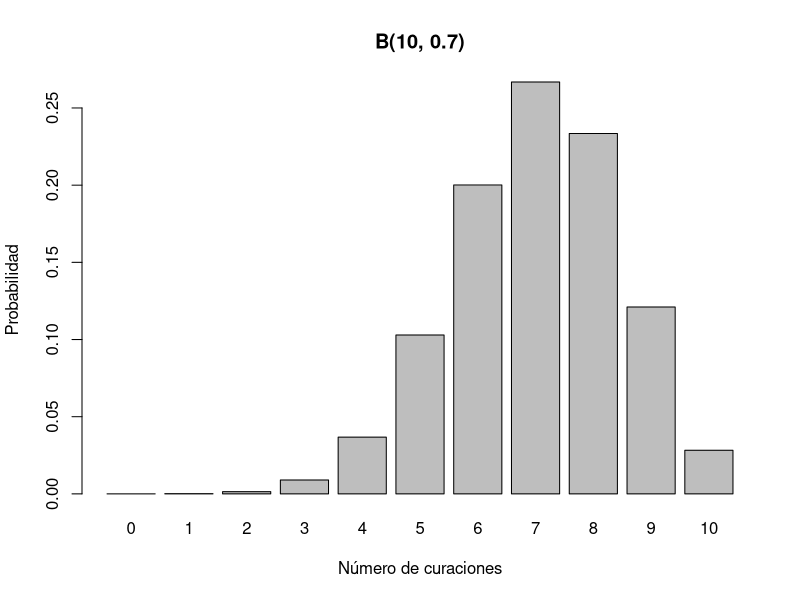
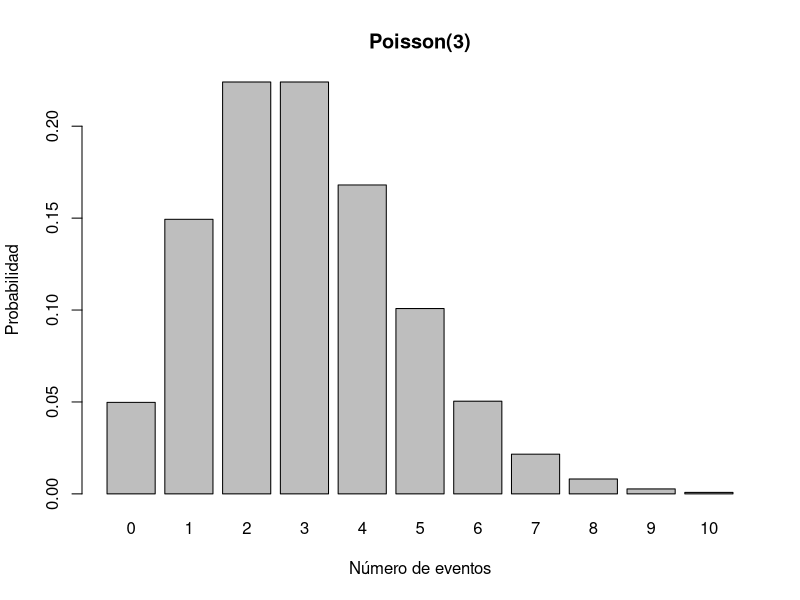
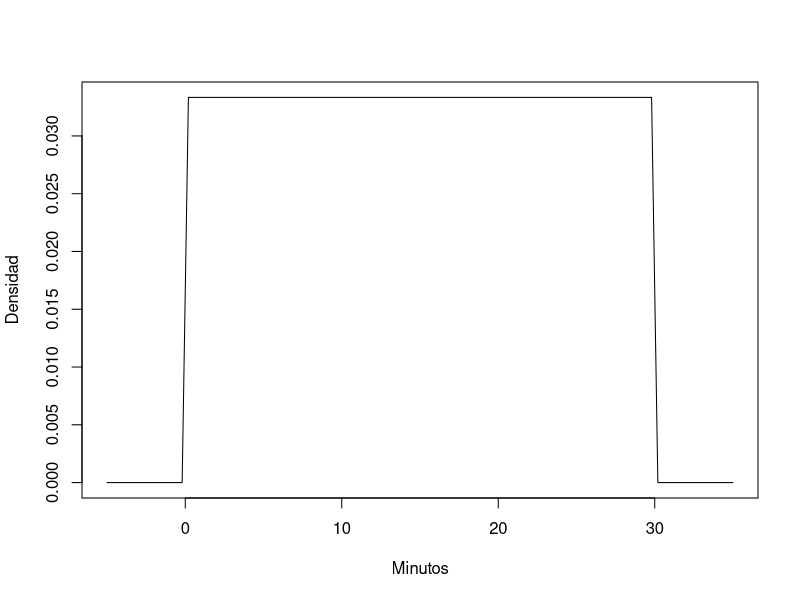
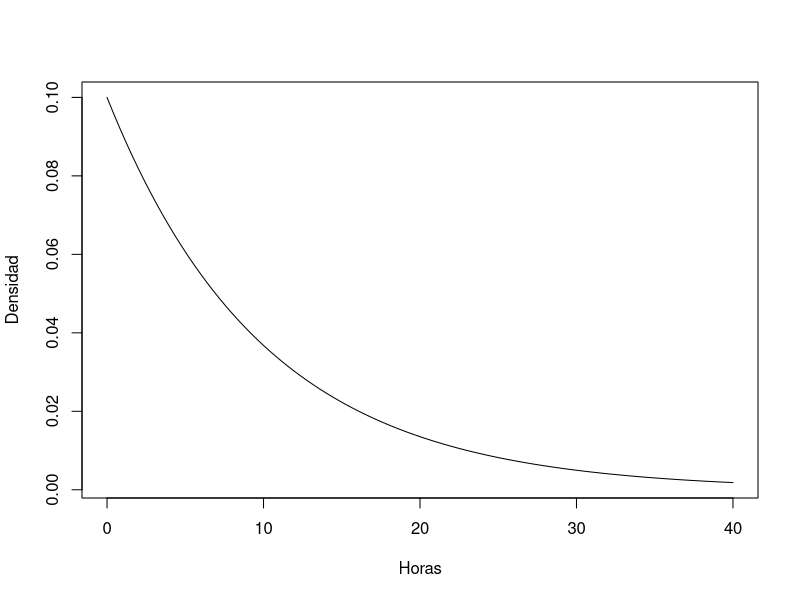
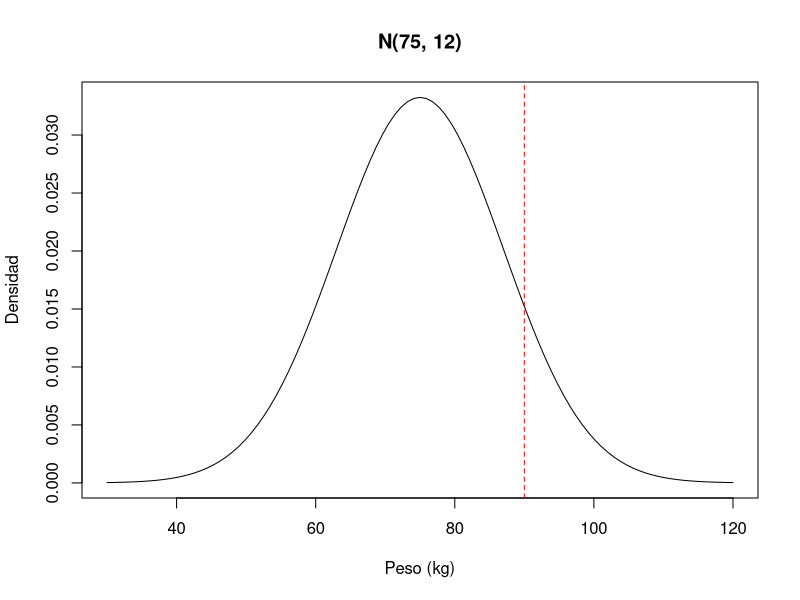
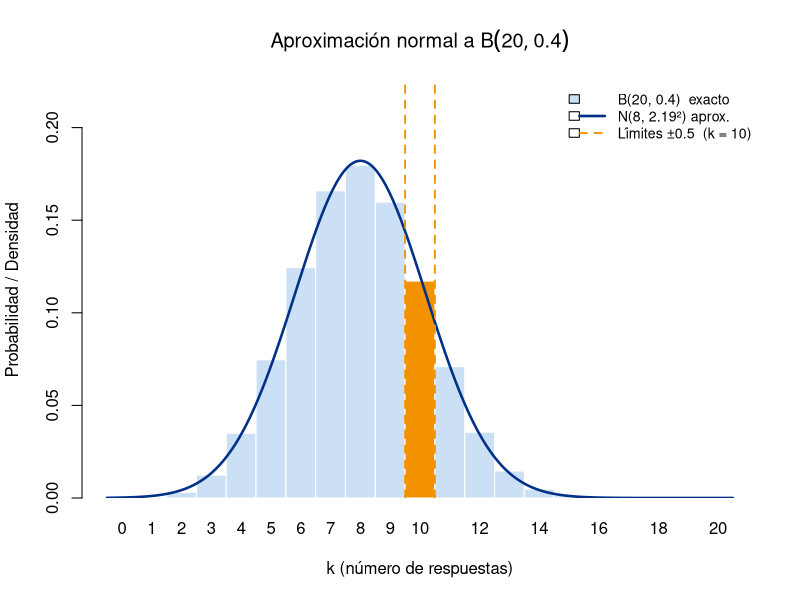
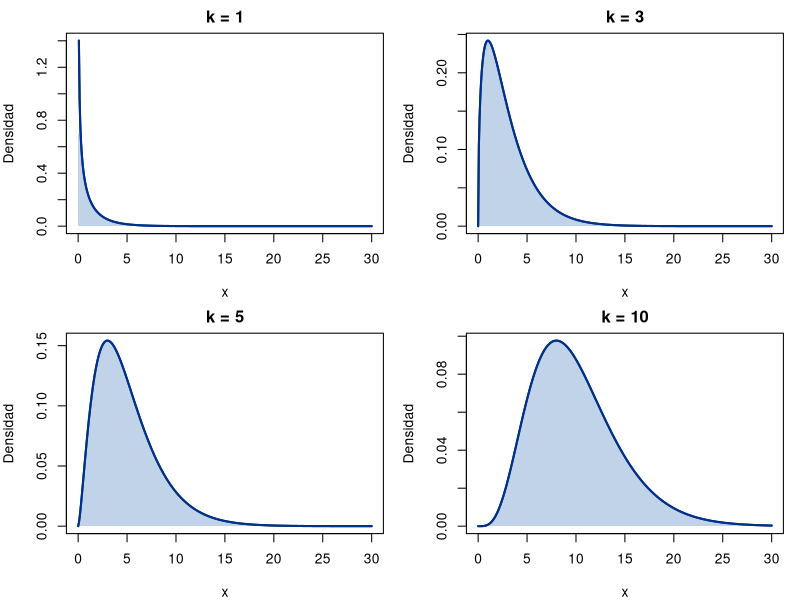
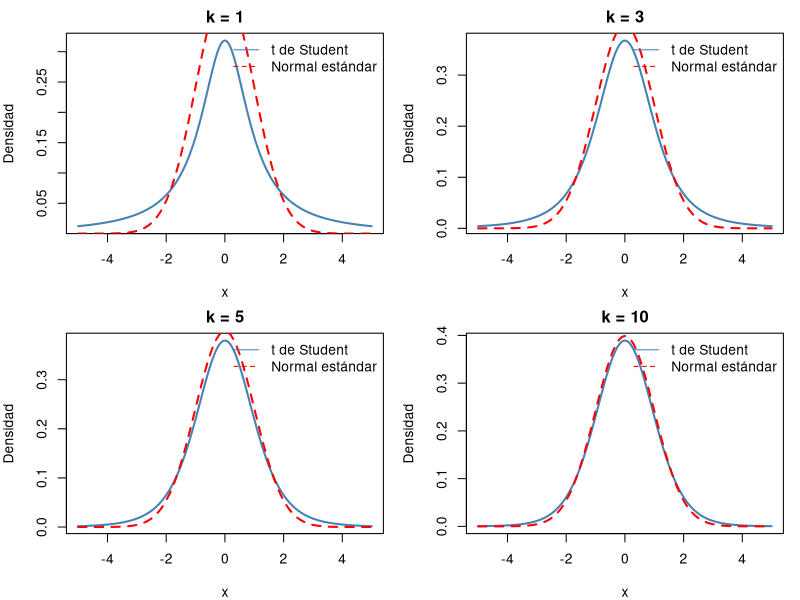

Source code (R) for these figures, in order:
## ---- chunk 1
#| lst-label: lst-semana04-1
#| lst-cap: "Cálculo comparativo discreto vs continuo"
#| code-summary: "Cálculo comparativo discreto vs continuo"
#| results: "markup"

# Discreta: Binomial(n=10, p=0.5)
# P(X = 5) es distinta de cero
print(paste("P(X = 5) =", dbinom(5, 10, 0.5)))
print(paste("P(X <= 5) =", pbinom(5, 10, 0.5)))
print(paste("P(X < 5) =", pbinom(4, 10, 0.5)))

# Continua: Normal(mu=0, sd=1)
# P(X = 0) es cero
print(paste("P(X = 0) =", dnorm(0))) 
# P(X <= 0) es 0.5
print(paste("P(X <= 0) =", pnorm(0)))
# P(X < 0) también es 0.5
print(paste("P(X < 0) =", pnorm(0)))
## ---- chunk 2
#| lst-label: lst-semana04-2
#| lst-cap: "Código R"

# En R: calcular probabilidades para distribución uniforme discreta
x <- 1:6
probs <- rep(1/6, 6);probs
mean_x <- sum(x * probs);mean_x
var_x <- sum((x - mean_x)^2 * probs); var_x
## ---- chunk 3
#| lst-label: lst-semana04-3
#| lst-cap: "Código R"

# Probabilidad de exactamente 7 curaciones
dbinom(7, size=10, prob=0.7)

# Probabilidad de 7 o menos curaciones
pbinom(7, size=10, prob=0.7)

# Visualización
x <- 0:10
probs <- dbinom(x, size=10, prob=0.7)
barplot(probs, names.arg=x, main="B(10, 0.7)",
        xlab="Número de curaciones", ylab="Probabilidad")
## ---- chunk 4
#| lst-label: lst-semana04-4
#| lst-cap: "Código R"

# Probabilidad de exactamente 5 eventos
dpois(5, lambda=3)

# Probabilidad de 5 o menos eventos
ppois(5, lambda=3)

# Visualización
x <- 0:10
probs <- dpois(x, lambda=3)
barplot(probs, names.arg=x, main="Poisson(3)",
        xlab="Número de eventos", ylab="Probabilidad")
## ---- chunk 5
#| lst-label: lst-semana04-5
#| lst-cap: "Código R"

# Densidad
curve(dunif(x, min=0, max=30), from=-5, to=35,
      xlab="Minutos", ylab="Densidad")

# P(X ≤ 10)
punif(10, min=0, max=30)
## ---- chunk 6
#| lst-label: lst-semana04-6
#| lst-cap: "Código R"

# Densidad
curve(dexp(x, rate=0.1), from=0, to=40,
      xlab="Horas", ylab="Densidad")

# P(X > 5)
1 - pexp(5, rate=0.1)
# O equivalentemente:
pexp(5, rate=0.1, lower.tail=FALSE)
## ---- chunk 7
#| lst-label: lst-semana04-7
#| lst-cap: "Código R"

# Directamente con parámetros
pnorm(90, mean=75, sd=12)

# O usando estandarización
z <- (90 - 75) / 12
pnorm(z)  # Usa N(0,1) por defecto

# Visualización
curve(dnorm(x, mean=75, sd=12), from=30, to=120,
      xlab="Peso (kg)", ylab="Densidad",
      main="N(75, 12)")
abline(v=90, col="red", lty=2)
## ---- chunk 8
#| lst-label: lst-semana04-8
#| lst-cap: "Código R"

n <- 20; p <- 0.4
mu <- n*p; sigma <- sqrt(n*p*(1-p))
k  <- 10

cat("Exacto:               ", pbinom(k, n, p), "\n")
cat("Normal sin corrección:", pnorm(k, mu, sigma), "\n")
cat("Normal con corrección:", pnorm(k + 0.5, mu, sigma), "\n")
## ---- chunk 9
#| lst-label: lst-fig-normal-binom
#| lst-cap: "Código R"
#| fig-cap: "Aproximación normal a B(20, 0.4). Las barras son probabilidades binomiales exactas; la curva azul es la densidad N(8, 2.19²). La barra naranja (k = 10) y las líneas punteadas ilustran la corrección de continuidad: el área bajo la curva normal en [9.5, 10.5] corresponde a P(X = 10)."
#| fig-width: 7
#| fig-height: 4.5

n <- 20; p <- 0.4
mu <- n * p; sigma <- sqrt(n * p * (1 - p))
x_vals  <- 0:n
probs_b <- dbinom(x_vals, n, p)

# Histograma tipo barras binomiales
bp <- barplot(probs_b,
              names.arg = x_vals,
              col    = ifelse(x_vals == 10, "#f39200", "#cce0f5"),
              border = "white",
              xlab   = "k (número de respuestas)",
              ylab   = "Probabilidad / Densidad",
              main   = expression("Aproximación normal a " * B(20, 0.4)),
              ylim   = c(0, max(probs_b) * 1.25),
              space  = 0)

# Curva normal superpuesta (coordenadas del barplot: posición = k + 0.5)
x_c <- seq(-0.5, n + 0.5, length.out = 400)
lines(x_c + 0.5, dnorm(x_c, mu, sigma), col = "#003087", lwd = 2.5)

# Límites corrección de continuidad para k = 10
abline(v = c(10, 11), col = "#f39200", lty = 2, lwd = 1.8)

legend("topright",
       legend = c(sprintf("B(%d, %.1f)  exacto", n, p),
                  sprintf("N(%.0f, %.2f²) aprox.", mu, sigma),
                  "Límites ±0.5  (k = 10)"),
       fill   = c("#cce0f5", NA, NA),
       lty    = c(NA, 1, 2),
       lwd    = c(NA, 2.5, 1.8),
       col    = c(NA, "#003087", "#f39200"),
       bty    = "n", cex = 0.85)
## ---- chunk 10
#| lst-label: lst-fig-chi-cuadrado
#| lst-cap: "Código R"
#| fig-cap: "Densidad de la distribución chi-cuadrado para diferentes grados de libertad. A medida que k aumenta, la distribución se vuelve más simétrica y se aproxima a una normal."
#| fig-width: 7
#| fig-height: 4.5
#| fig-subcap: c("k = 1", "k = 3", "k = 5", "k = 10")
#| fig-layout: c(2, 2)
#| fig-show: "hold"

library(ggplot2)
k_values <- c(1, 3, 5, 10)
x <- seq(0, 30, length.out = 400)
# Configuración de paneles
par(mfrow = c(2, 2),
    mar = c(4, 4, 2, 1))
for (k in k_values) {
  y <- dchisq(x, df = k)
  plot(
    x, y,
    type = "l",
    lwd = 2,
    col = "#003087",
    main = paste("k =", k),
    xlab = "x",
    ylab = "Densidad"
  )
  polygon(
    c(x, rev(x)),
    c(y, rep(0, length(y))),
    col = adjustcolor("#4F81BD", alpha.f = 0.35),
    border = NA
  )
  lines(x, y, lwd = 2, col = "#003087")
}
## ---- chunk 11
#| lst-label: lst-fig-t-student
#| lst-cap: "Código R"
#| fig-cap: "Densidad de la distribución t de Student para diferentes grados de libertad. A medida que k aumenta, la distribución se vuelve más similar a una normal estándar, aunque siempre tiene colas más pesadas."
#| fig-width: 7
#| fig-height: 4.5
#| fig-subcap: ["k = 1", "k = 3", "k = 5", "k = 10"]
#| fig-layout: [2, 2]

k_values <- c(1, 3, 5, 10)
x <- seq(-5, 5, length.out = 500)

par(mfrow = c(2, 2))

for (k in k_values) {
  y <- dt(x, df = k)
  
  plot(
    x, y,
    type = "l",
    lwd = 2,
    col = "steelblue",
    main = paste("k =", k),
    xlab = "x",
    ylab = "Densidad"
  )
  
  curve(
    dnorm(x),
    add = TRUE,
    col = "red",
    lty = 2,
    lwd = 2
  )
  
  legend(
    "topright",
    legend = c("t de Student", "Normal estándar"),
    col = c("steelblue", "red"),
    lty = c(1, 2),
    bty = "n"
  )
}
## ---- chunk 12
#| lst-label: lst-semana04-12
#| lst-cap: "Código R"

# Graficar ambas distribuciones
curve(dnorm(x, mean=0, sd=1), from=-4, to=4, col="blue", lwd=2,
      main="N(0,1) vs t con 5 gl", xlab="x", ylab="Densidad")
curve(dt(x, df=5), from=-4, to=4, col="red", lwd=2, add=TRUE)
legend("topright", legend=c("N(0,1)", "t(5)"),
       col=c("blue", "red"), lwd=2)
## ---- chunk 13
#| lst-label: lst-fig-f-distribution
#| lst-cap: "Código R"
#| fig-cap: "Densidad de la distribución F de Snedecor para diferentes combinaciones de grados de libertad. La distribución F es asimétrica hacia la derecha y solo toma valores positivos."
#| fig-width: 7
#| fig-height: 4.5
#| fig-subcap: ["d1 = 1, d2 = 1", "d1 = 5, d2 = 2",
#|              "d1 = 10, d2 = 10", "d1 = 20, d2 = 30"]
#| fig-layout: [2, 2]

params <- list(
  c(1, 1),
  c(5, 2),
  c(10, 10),
  c(20, 30)
)

x <- seq(0.001, 5, length.out = 500)

par(mfrow = c(2, 2))

for (p in params) {

  d1 <- p[1]
  d2 <- p[2]

  y <- df(x, df1 = d1, df2 = d2)

  plot(
    x, y,
    type = "l",
    lwd = 2,
    col = "blue",
    main = paste("d1 =", d1, ", d2 =", d2),
    xlab = "x",
    ylab = "Densidad"
  )
}
## ---- chunk 14
#| lst-label: lst-semana04-14
#| lst-cap: "Código R"

set.seed(123)

# Generar medias muestrales a partir de muestras de una U(0,1)
n_simulaciones <- 10000
tamano_muestra <- 30

medias <- replicate(n_simulaciones, mean(runif(tamano_muestra, 0, 1)))

# Graficar histograma con curva normal teórica
hist(medias, breaks=40, probability=TRUE,
     main="Distribución de medias muestrales (U(0,1), n=30)",
     xlab="Media muestral", ylab="Densidad")

# Añadir curva normal teórica: N(0.5, 1/(12*30))
mu_teorica <- 0.5
sigma_teorica <- sqrt(1/(12*tamano_muestra))
curve(dnorm(x, mean=mu_teorica, sd=sigma_teorica),
      add=TRUE, col="red", lwd=2)

legend("topright", legend=c("Simulación", "Normal teórica"),
       fill=c("gray", "red"))
## ---- chunk 15
#| lst-label: lst-fig-binom-to-normal
#| lst-cap: "Código R"
#| fig-cap: "Aproximación de la distribución Binomial a la Normal para diferentes valores de n. A medida que n aumenta, la forma de la binomial (barras) se asemeja más a la curva de densidad Normal (línea roja)."
#| fig-width: 8
#| fig-height: 6
#| layout-ncol: 2

par(mfrow=c(2, 2)) # Organizar 4 gráficos en una cuadrícula de 2x2

p_val <- 0.5 # Probabilidad de éxito

# Caso 1: n pequeña (n=10)
n1 <- 10
x1 <- 0:n1
y1 <- dbinom(x1, size=n1, prob=p_val)
mu1 <- n1 * p_val
sigma1 <- sqrt(n1 * p_val * (1 - p_val))
plot(x1, y1, type="h", lwd=2, col="blue",
     main=paste0("Binomial (n=", n1, ", p=", p_val, ")"),
     xlab="Número de Éxitos", ylab="Probabilidad / Densidad")
curve(dnorm(x, mean=mu1, sd=sigma1), add=TRUE, col="red", lwd=2)

# Caso 2: n mediana (n=30)
n2 <- 30
x2 <- 0:n2
y2 <- dbinom(x2, size=n2, prob=p_val)
mu2 <- n2 * p_val
sigma2 <- sqrt(n2 * p_val * (1 - p_val))
plot(x2, y2, type="h", lwd=2, col="blue",
     main=paste0("Binomial (n=", n2, ", p=", p_val, ")"),
     xlab="Número de Éxitos", ylab="Probabilidad / Densidad")
curve(dnorm(x, mean=mu2, sd=sigma2), add=TRUE, col="red", lwd=2)

# Caso 3: n grande (n=100)
n3 <- 100
x3 <- 0:n3
y3 <- dbinom(x3, size=n3, prob=p_val)
mu3 <- n3 * p_val
sigma3 <- sqrt(n3 * p_val * (1 - p_val))
plot(x3, y3, type="h", lwd=2, col="blue",
     main=paste0("Binomial (n=", n3, ", p=", p_val, ")"),
     xlab="Número de Éxitos", ylab="Probabilidad / Densidad")
curve(dnorm(x, mean=mu3, sd=sigma3), add=TRUE, col="red", lwd=2)

# Caso 4: n muy grande (n=500)
n4 <- 500
x4 <- 0:n4
y4 <- dbinom(x4, size=n4, prob=p_val)
mu4 <- n4 * p_val
sigma4 <- sqrt(n4 * p_val * (1 - p_val))
plot(x4, y4, type="h", lwd=2, col="blue",
     main=paste0("Binomial (n=", n4, ", p=", p_val, ")"),
     xlab="Número de Éxitos", ylab="Probabilidad / Densidad")
curve(dnorm(x, mean=mu4, sd=sigma4), add=TRUE, col="red", lwd=2)

par(mfrow=c(1,1)) # Reset layout
## ---- chunk 16
#| lst-label: lst-fig-poisson-to-normal
#| lst-cap: "Código R"
#| fig-cap: "Aproximación de la distribución de Poisson a la Normal para diferentes valores de lambda. A medida que lambda aumenta, la forma de la Poisson (barras) se asemeja más a la curva de densidad Normal (línea roja)."
#| fig-width: 8
#| fig-height: 6
#| layout-ncol: 2

par(mfrow=c(2, 2)) # Organizar 4 gráficos en una cuadrícula de 2x2

# Caso 1: lambda pequeña (lambda=1)
lambda1 <- 1
x1_poisson <- 0:max(10, round(lambda1 + 3 * sqrt(lambda1)))
y1_poisson <- dpois(x1_poisson, lambda=lambda1)
mu1_poisson <- lambda1
sigma1_poisson <- sqrt(lambda1)
plot(x1_poisson, y1_poisson, type="h", lwd=2, col="darkgreen",
     main=paste0("Poisson (lambda=", lambda1, ")"),
     xlab="Número de Eventos", ylab="Probabilidad / Densidad",
     ylim=c(0, max(y1_poisson, dnorm(mu1_poisson, mu1_poisson, sigma1_poisson))))
curve(dnorm(x, mean=mu1_poisson, sd=sigma1_poisson),
      from=min(x1_poisson), to=max(x1_poisson), add=TRUE, col="red", lwd=2)


# Caso 2: lambda mediana (lambda=5)
lambda2 <- 5
x2_poisson <- 0:max(15, round(lambda2 + 3 * sqrt(lambda2)))
y2_poisson <- dpois(x2_poisson, lambda=lambda2)
mu2_poisson <- lambda2
sigma2_poisson <- sqrt(lambda2)
plot(x2_poisson, y2_poisson, type="h", lwd=2, col="darkgreen",
     main=paste0("Poisson (lambda=", lambda2, ")"),
     xlab="Número de Eventos", ylab="Probabilidad / Densidad",
     ylim=c(0, max(y2_poisson, dnorm(mu2_poisson, mu2_poisson, sigma2_poisson))))
curve(dnorm(x, mean=mu2_poisson, sd=sigma2_poisson),
      from=min(x2_poisson), to=max(x2_poisson), add=TRUE, col="red", lwd=2)

# Caso 3: lambda grande (lambda=15)
lambda3 <- 15
x3_poisson <- 0:max(30, round(lambda3 + 3 * sqrt(lambda3)))
y3_poisson <- dpois(x3_poisson, lambda=lambda3)
mu3_poisson <- lambda3
sigma3_poisson <- sqrt(lambda3)
plot(x3_poisson, y3_poisson, type="h", lwd=2, col="darkgreen",
     main=paste0("Poisson (lambda=", lambda3, ")"),
     xlab="Número de Eventos", ylab="Probabilidad / Densidad",
     ylim=c(0, max(y3_poisson, dnorm(mu3_poisson, mu3_poisson, sigma3_poisson))))
curve(dnorm(x, mean=mu3_poisson, sd=sigma3_poisson),
      from=min(x3_poisson), to=max(x3_poisson), add=TRUE, col="red", lwd=2)

# Caso 4: lambda muy grande (lambda=50)
lambda4 <- 50
x4_poisson <- 0:max(70, round(lambda4 + 3 * sqrt(lambda4)))
y4_poisson <- dpois(x4_poisson, lambda=lambda4)
mu4_poisson <- lambda4
sigma4_poisson <- sqrt(lambda4)
plot(x4_poisson, y4_poisson, type="h", lwd=2, col="darkgreen",
     main=paste0("Poisson (lambda=", lambda4, ")"),
     xlab="Número de Eventos", ylab="Probabilidad / Densidad",
     ylim=c(0, max(y4_poisson, dnorm(mu4_poisson, mu4_poisson, sigma4_poisson))))
curve(dnorm(x, mean=mu4_poisson, sd=sigma4_poisson),
      from=min(x4_poisson), to=max(x4_poisson), add=TRUE, col="red", lwd=2)

par(mfrow=c(1,1)) # Reset layout
## ---- chunk 17
#| lst-label: lst-fig-exp-poisson-duality
#| lst-cap: "Código R"
#| fig-cap: "Dualidad entre la distribución de Poisson y la Exponencial. La parte superior muestra la simulación de un proceso de Poisson con eventos marcados. La parte inferior es el histograma de los tiempos entre eventos, mostrando un ajuste a la distribución Exponencial."
#| fig-width: 8
#| fig-height: 6

set.seed(42) # Para reproducibilidad

lambda_rate <- 2 # Tasa de eventos por unidad de tiempo
max_time <- 10  # Tiempo total de observación

# Simular un proceso de Poisson: número de eventos en max_time
num_events_poisson <- rpois(1, lambda = lambda_rate * max_time)
cat("Número simulado de eventos en", max_time, "unidades de tiempo:", num_events_poisson, "\n")

# Simular los tiempos de inter-llegada (distribución Exponencial)
inter_arrival_times <- rexp(num_events_poisson + 1, rate = lambda_rate)
# Asegurarse de que la suma de tiempos no exceda max_time
arrival_times <- cumsum(inter_arrival_times)
arrival_times <- arrival_times[arrival_times <= max_time]

# Eliminar el último tiempo si excede el max_time para el histograma
if (length(arrival_times) > 0 && sum(inter_arrival_times[1:length(arrival_times)]) > max_time) {
  inter_arrival_times_for_hist <- inter_arrival_times[1:length(arrival_times) - 1]
} else {
  inter_arrival_times_for_hist <- inter_arrival_times[1:length(arrival_times)]
}
inter_arrival_times_for_hist <- inter_arrival_times_for_hist[inter_arrival_times_for_hist > 0] # Eliminar posibles 0 si no hay eventos

# Preparar el gráfico
par(mfrow=c(2, 1), mar=c(4, 4, 2, 2) + 0.1)

# Gráfico superior: Proceso de Poisson (eventos en el tiempo)
plot(arrival_times, rep(1, length(arrival_times)), pch=16, col="darkblue",
     xlab="Tiempo", ylab="Eventos",
     main=paste0("Simulación de Proceso de Poisson (lambda=", lambda_rate, ")"),
     xlim=c(0, max_time), ylim=c(0.5, 1.5), yaxt='n')
axis(side=2, at=1, labels="Eventos")
segments(0, 1, max_time, 1, col="gray", lty=2)

# Gráfico inferior: Histograma de tiempos de inter-llegada (Exponencial)
if (length(inter_arrival_times_for_hist) > 1) {
  hist(inter_arrival_times_for_hist, breaks=20, probability=TRUE,
       main=paste0("Histograma de Tiempos de Inter-Llegada (Exponencial, lambda=", lambda_rate, ")"),
       xlab="Tiempo entre Eventos", ylab="Densidad",
       col="lightgreen", border="white")
  curve(dexp(x, rate = lambda_rate), add=TRUE, col="red", lwd=2)
} else {
  plot(1, type="n", main="No hay suficientes eventos para histograma de inter-llegada",
       xlab="", ylab="", xaxt='n', yaxt='n')
  text(1,1, "Aumenta max_time o lambda_rate para más eventos.")
}

par(mfrow=c(1,1)) # Reset layout
